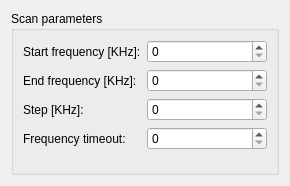
<?xml version="1.0" encoding="UTF-8"?>
<ui version="4.0">
 <class>ScanDialog</class>
 <widget class="QDialog" name="ScanDialog">
  <property name="geometry">
   <rect>
    <x>0</x>
    <y>0</y>
    <width>290</width>
    <height>186</height>
   </rect>
  </property>
  <property name="windowTitle">
   <string>Dialog</string>
  </property>
  <layout class="QVBoxLayout" name="verticalLayout">
   <item>
    <widget class="QGroupBox" name="groupBox">
     <property name="title">
      <string>Scan parameters</string>
     </property>
     <layout class="QFormLayout" name="formLayout">
      <item row="0" column="0">
       <widget class="QLabel" name="label">
        <property name="text">
         <string>Start frequency [KHz]:</string>
        </property>
       </widget>
      </item>
      <item row="0" column="1">
       <widget class="QSpinBox" name="startFrequency">
        <property name="maximum">
         <number>2000000</number>
        </property>
       </widget>
      </item>
      <item row="1" column="0">
       <widget class="QLabel" name="label_2">
        <property name="text">
         <string>End frequency [KHz]:</string>
        </property>
       </widget>
      </item>
      <item row="1" column="1">
       <widget class="QSpinBox" name="endFrequency">
        <property name="maximum">
         <number>2000000</number>
        </property>
       </widget>
      </item>
      <item row="2" column="0">
       <widget class="QLabel" name="label_3">
        <property name="text">
         <string>Step [KHz]:</string>
        </property>
       </widget>
      </item>
      <item row="2" column="1">
       <widget class="QSpinBox" name="step">
        <property name="maximum">
         <number>2000000</number>
        </property>
       </widget>
      </item>
      <item row="3" column="0">
       <widget class="QLabel" name="label_4">
        <property name="text">
         <string>Frequency timeout:</string>
        </property>
       </widget>
      </item>
      <item row="3" column="1">
       <widget class="QSpinBox" name="frequencyTimeOut"/>
      </item>
     </layout>
    </widget>
   </item>
  </layout>
 </widget>
 <resources/>
 <connections/>
</ui>
